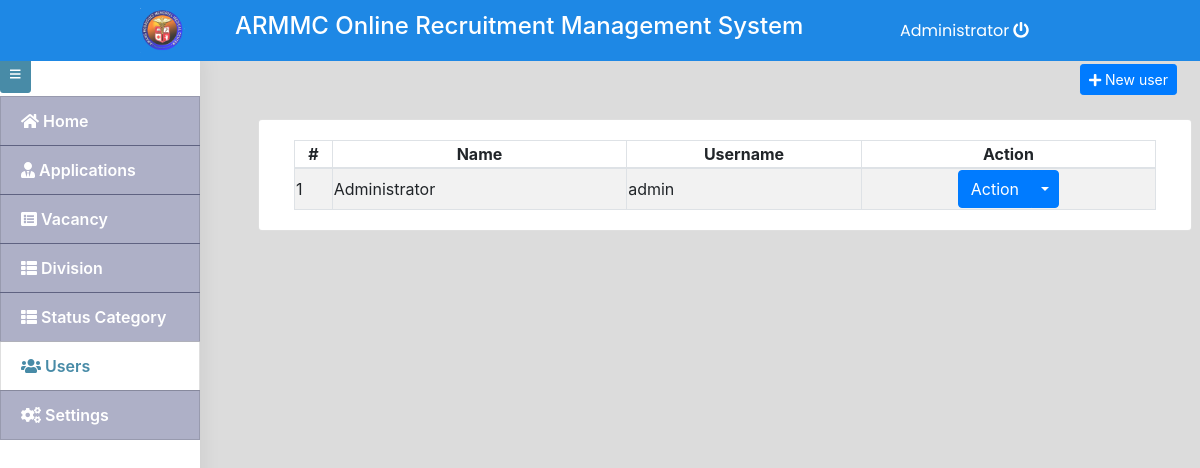
The app's page /admin/index.php?page=users (signed in), older data.
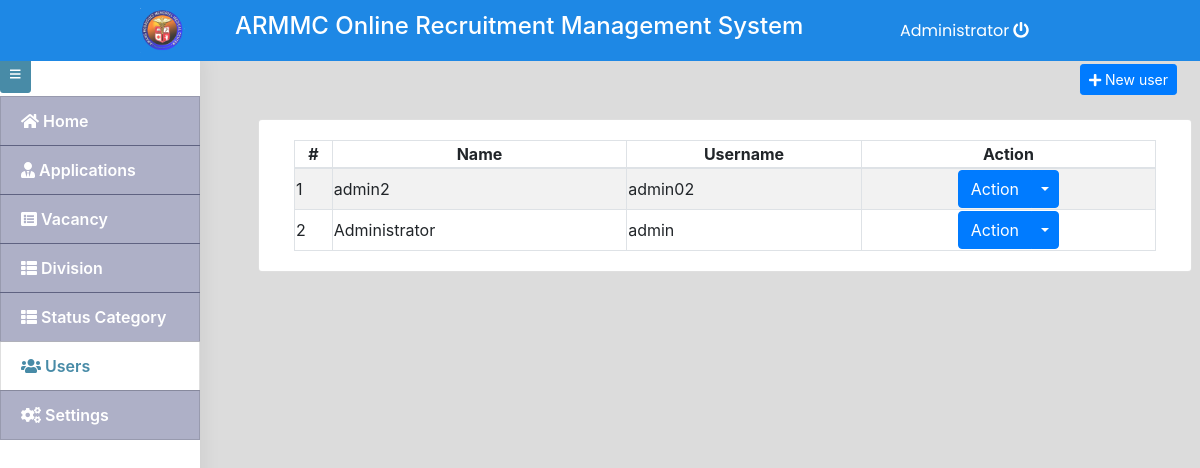
The same page, newer data.
### tables this page shows
CREATE TABLE `users` (
  `id` int(30) NOT NULL,
  `doctor_id` int(30) NOT NULL,
  `name` varchar(200) NOT NULL,
  `address` text NOT NULL,
  `contact` text NOT NULL,
  `username` varchar(100) NOT NULL,
  `div_id` int(11) NOT NULL,
  `password` varchar(200) NOT NULL,
  `type` tinyint(1) NOT NULL DEFAULT 2 COMMENT '1=superadmin, 2 = admin'
);

### admin/users.php (the view, shortened to what this page needs)
<div class="container-fluid">
	<div class="row">
	<div class="col-lg-12">
			<button class="btn btn-primary float-right btn-sm" id="new_user"><i class="fa fa-plus"></i> New user</button>
	</div>
	</div>
	<br>
	<div class="row">
		<div class="card col-lg-12">
			<div class="card-body">
				<table class="table-striped table-bordered col-md-12">
			<thead>
				<tr>
					<th class="text-center">#</th>
					<th class="text-center">Name</th>
					<th class="text-center">Username</th>
					<th class="text-center">Action</th>
				</tr>
			</thead>
			<tbody>
				<?php
 					include 'db_connect.php';
 					$users = $conn->query("SELECT * FROM users order by name asc");
 					$i = 1;
 					while($row= $users->fetch_assoc()):
				 ?>
				 <tr>
				 	<td>
				 		<?php echo $i++ ?>
				 	</td>
				 	<td>
				 		<?php echo $row['name'] ?>
				 	</td>
				 	<td>
				 		<?php echo $row['username'] ?>
				 	</td>
				 	<td>
				 		<center>
								<div class="btn-group">
								  <button type="button" class="btn btn-primary">Action</button>
								  <button type="button" class="btn btn-primary dropdown-toggle dropdown-toggle-split" data-toggle="dropdown" aria-haspopup="true" aria-expanded="false">
								  </button>
								</div>
								</center>
				 	</td>
				 </tr>
				<?php endwhile; ?>
			</tbody>
		</table>
			</div>
		</div>
	</div>
</div>

Row changes from the older to the newer data that the page shows:
added users: name "admin2", username "admin02"
